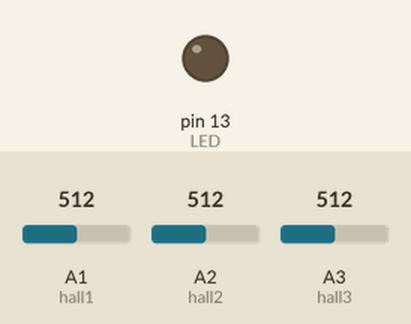
A sketch run on a simulated Arduino Uno, built with avr-gcc and run on an emulated ATmega328P. Parts: output pins drawn as LEDs (lit = HIGH). The test bench sets the inputs (shaded band); at power-on: A1 (hall1) = 512, A2 (hall2) = 512, A3 (hall3) = 512.

Above: at 1.2 s.
1.3 s: A1 (hall1) set to 593
2.8 s: A1 (hall1) set to 617
At 3.8 s:
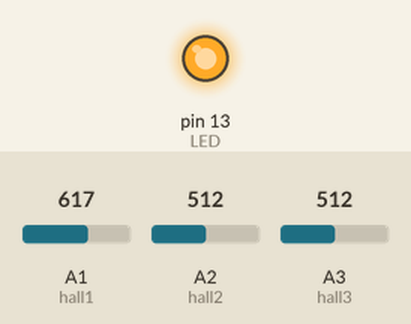
Timing chart, 0 to 5.8 s (numbered marks = the images above; inputs shaded):
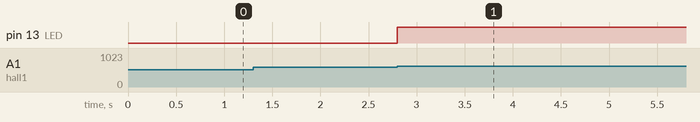

Measured:
- the behaviour switches between 600 and 601 on A1 (hall1) (found by bisection; images 0 and 1)
- after the input at 1.3 s, every drawn part: stays the same
- after the input at 2.8 s, pin 13 (LED): LOW → HIGH at once

The sketch:

stepper_hall.ino
```cpp
#include <Stepper.h>

const int stepsPerRevolution = 2048;  // change this to fit the number of steps per revolution
// for your motor
const int ratioPeq = 15;
const int ratioGde = 96;
// 1/3 vuelta = 4369 pasos = 8 segundos
const int pasos_por_it = 100;

// initialize the stepper library on pins 8 through 11:
Stepper myStepper(stepsPerRevolution, 8, 9, 10, 11);

// defines pins numbers

int LED = 13; // Use the onboard Uno LED
int hall1 = 1;  // 0°
int hall2 = 2;  // 120°
int hall3 = 3;  // 240°

// defines variables
int previous_position = 0;
int current_position = 0;
int valor1;
int valor2;
int valor3;
int signo;
int steps = 0;
int buffer_pasos = 0;

void setup() {
  Serial.begin(300);
  myStepper.setSpeed(15);
  pinMode(LED, OUTPUT);
  pinMode(hall1, INPUT);
  pinMode(hall2, INPUT);
  pinMode(hall3, INPUT);
}

void loop() {
  if (abs(buffer_pasos)>pasos_por_it){
    if (buffer_pasos>0){
      myStepper.step(pasos_por_it);
      buffer_pasos = buffer_pasos - pasos_por_it;
    } else {
      myStepper.step(-pasos_por_it);
      buffer_pasos = buffer_pasos + pasos_por_it;
    }
    digitalWrite(LED, LOW);
  }

  valor1 = analogRead(hall1);
  valor2 = analogRead(hall2);
  valor3 = analogRead(hall3);
  if (valor1 > 600){
    current_position = 1;
    digitalWrite(LED, HIGH);
  } else if (valor2 > 600){
    current_position = 2;
    digitalWrite(LED, HIGH);
  } else if (valor3 > 600){
    current_position = 3;
    digitalWrite(LED, HIGH);
  }
  if (previous_position==0){
    previous_position = current_position;
  } else {
    signo = current_position-previous_position;
    if (abs(signo)>1){
      signo = signo/-2;
    }
    steps = signo*stepsPerRevolution/3*(ratioGde/ratioPeq);
    previous_position = current_position;
    buffer_pasos = buffer_pasos + steps;
  }
}
```
